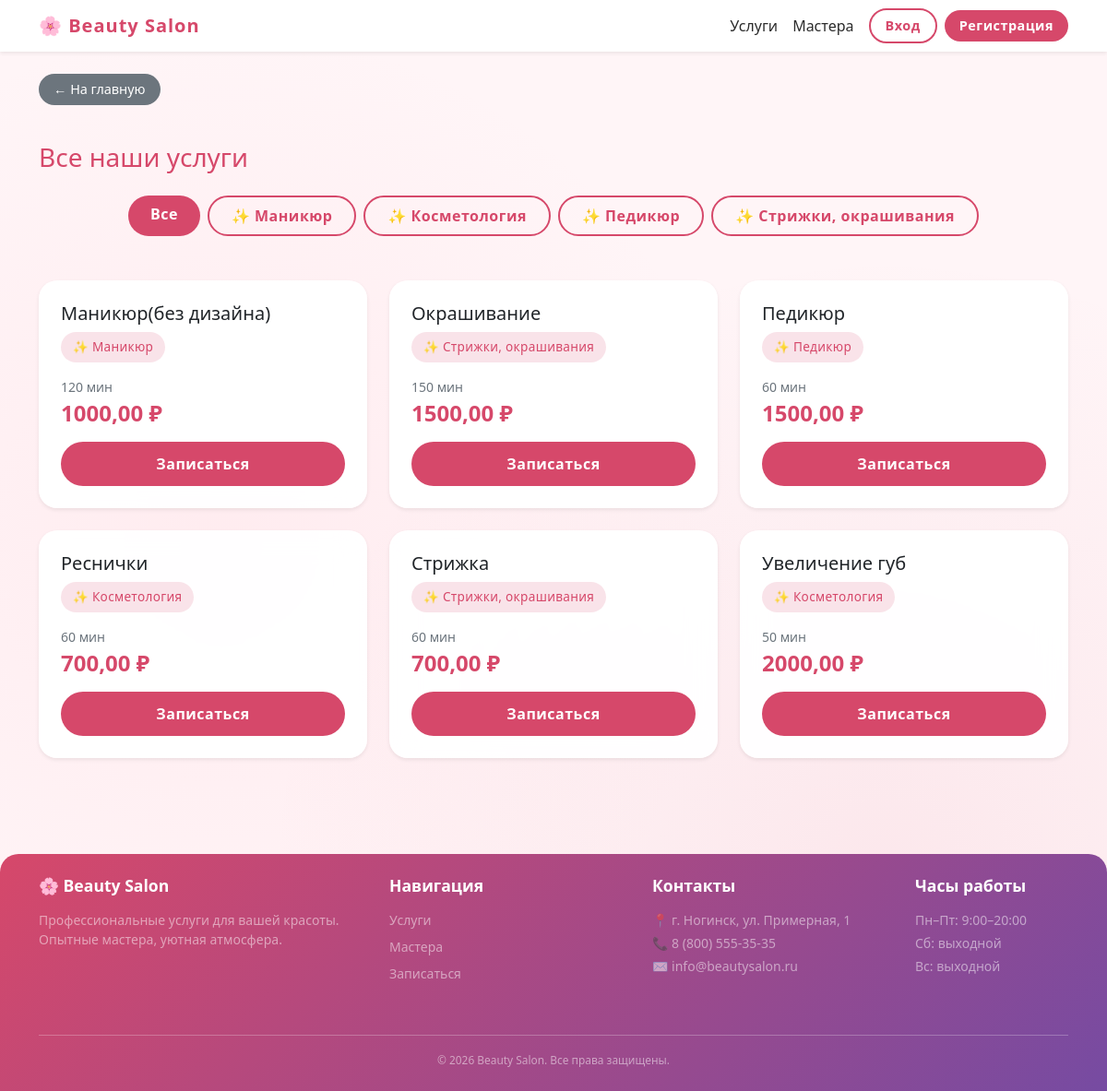
Page /services/ on the committed database.
### catalogs/models.py (models this page shows, shortened)
class Category(models.Model):
    name = models.CharField("Название категории", max_length=100)
    icon = models.CharField("Иконка (эмодзи)", max_length=10, default="✨")
    class Meta:
        verbose_name = "Категория"
        verbose_name_plural = "Категории"

class Service(models.Model):
    name = models.CharField("Название", max_length=100)
    description = models.TextField("Описание", blank=True)
    price = models.DecimalField(
        "Цена",
        max_digits=10,
        decimal_places=2,
        validators=[MinValueValidator(0, "Цена не может быть отрицательной")],
    )
    duration_minutes = models.PositiveIntegerField(
        "Длительность, мин",
        validators=[MinValueValidator(1, "Минимум 1 минута")],
    )
    category = models.ForeignKey(
        Category,
        on_delete=models.SET_NULL,
        null=True,
        blank=True,
        related_name="services",
        verbose_name="Категория",
    )
    class Meta:
        verbose_name = "Услуга"
        verbose_name_plural = "Услуги"
        ordering = ["name"]

### catalogs/views.py (the view)
# urls.py: path('services/', views.services_list, name='services_list'),
def services_list(request):
    category_id = request.GET.get("category")
    services = Service.objects.all()
    active_category = None
    if category_id and category_id.isdigit():
        active_category = int(category_id)
        services = services.filter(category_id=active_category)
    categories = Category.objects.all()
    return render(request, "catalogs/services_list.html", {
        "services": services,
        "categories": categories,
        "active_category": active_category,
    })

### templates/catalogs/services_list.html (shortened to what this page needs)
{% extends "base.html" %}
{% block content %}
<div class="mb-5">
    <h3 class="mb-4 text-accent">
        {% if active_category %}
        {% for cat in categories %}
        {% if cat.id == active_category %}
        Услуги: {{ cat.icon }} {{ cat.name }}
        {% endif %}
        {% endfor %}
        {% else %}
        Все наши услуги
        {% endif %}
    </h3>
    {% if categories %}
    <div class="d-flex flex-wrap justify-content-center gap-2 mb-5">
        <a href="{% url 'catalogs:services_list' %}"
            class="{% if active_category is None %}btn-main{% else %}btn-outline-main{% endif %} rounded-pill-custom px-4 py-2">
            Все
        </a>
        {% for cat in categories %}
        <a href="{% url 'catalogs:services_list' %}?category={{ cat.id }}"
            class="{% if active_category == cat.id %}btn-main{% else %}btn-outline-main{% endif %} rounded-pill-custom px-4 py-2">
            {{ cat.icon }} {{ cat.name }}
        </a>
        {% endfor %}
    </div>
    {% endif %}
    {% if services %}
    <div class="row g-4">
        {% for s in services %}
        <div class="col-md-6 col-lg-4">
            <div class="card h-100 shadow-sm border-0 hover-shadow transition">
                <div class="card-body p-4 d-flex flex-column">
                    <h5 class="card-title text-dark mb-2">{{ s.name }}</h5>
                    {% if s.category %}
                    <span class="badge-custom badge-category rounded-pill-custom mb-3 align-self-start">
                        {{ s.category.icon }} {{ s.category.name }}
                    </span>
                    {% endif %}
                    <p class="text-muted-custom small mb-1"> {{ s.duration_minutes }} мин</p>
                    <div class="mt-auto">
                        <h4 class="text-accent fw-bold mb-3">{{ s.price }} ₽</h4>
                        <a href="{% url 'catalogs:create_appointment' %}?service={{ s.id }}"
                            class="btn-main rounded-pill-custom w-100">
                            Записаться
                        </a>
                    </div>
                </div>
            </div>
        </div>
        {% endfor %}
    </div>
    {% endif %}
</div>
{% endblock %}

### static/base.css (style rules this page uses)
:root { --pink-main: #FFB7C5; --pink-dark: #D6486A; --pink-dark-hover: #b03a55; --glass-bg: rgba(255, 255, 255, 0.95); --shadow-soft: 0 10px 30px rgba(214, 72, 106, 0.2); --text-dark: #2C2C2C; --text-muted: #6c757d; --border-light: #eee; }
body { background-color: #FFF5F7; background-image: radial-gradient(circle at 20% 50%, rgba(255, 183, 197, 0.15) 0%, transparent 50%), radial-gradient(circle at 80% 80%, rgba(214, 72, 106, 0.08) 0%, transparent 50%); color: var(--text-dark); font-family: 'Segoe UI', Roboto, Helvetica, Arial, sans-serif; display: flex; flex-direction: column; min-height: 100vh; }
a { color: var(--pink-dark); text-decoration: none; transition: color 0.2s; }
.card { border: none; border-radius: 20px; background: var(--glass-bg); backdrop-filter: blur(15px); -webkit-backdrop-filter: blur(15px); box-shadow: var(--shadow-soft); transition: transform 0.3s ease, box-shadow 0.3s ease; }
.hover-shadow { transition: transform 0.3s ease, box-shadow 0.3s ease; }
h1, h2, h3, h4, h5 { color: var(--text-dark); }
.btn-main { display: inline-block; background-color: var(--pink-dark); color: white; border: none; padding: 0.75rem 1.5rem; font-weight: 600; letter-spacing: 0.5px; transition: all 0.2s; border-radius: 50px; text-decoration: none; cursor: pointer; text-align: center; }
.btn-outline-main { display: inline-block; background: transparent; color: var(--pink-dark); border: 2px solid var(--pink-dark); padding: 0.65rem 1.5rem; font-weight: 600; letter-spacing: 0.5px; transition: all 0.2s; border-radius: 50px; text-decoration: none; cursor: pointer; text-align: center; }
.badge-custom { display: inline-block; padding: 0.4rem 0.8rem; border-radius: 50px; font-size: 0.85rem; font-weight: 500; letter-spacing: 0.3px; }
.badge-category { background: rgba(214, 72, 106, 0.15); color: var(--pink-dark); }
.text-accent { color: var(--pink-dark); }
.text-muted-custom { color: var(--text-muted); }
.rounded-pill-custom { border-radius: 50px; }

### rows in the picture
Category: icon "✨", name "Маникюр"
Category: icon "✨", name "Косметология"
Category: icon "✨", name "Педикюр"
Category: icon "✨", name "Стрижки, окрашивания"
Service: name "Маникюр(без дизайна)", category.icon "✨", category.name "Маникюр", duration_minutes "120", price "1000,00"
Service: name "Окрашивание", category.icon "✨", category.name "Стрижки, окрашивания", duration_minutes "150", price "1500,00"
Service: name "Педикюр", category.icon "✨", category.name "Педикюр", duration_minutes "60", price "1500,00"
Service: name "Реснички", category.icon "✨", category.name "Косметология", duration_minutes "60", price "700,00"
Service: name "Стрижка", category.icon "✨", category.name "Стрижки, окрашивания", duration_minutes "60", price "700,00"
Service: name "Увеличение губ", category.icon "✨", category.name "Косметология", duration_minutes "50", price "2000,00"
